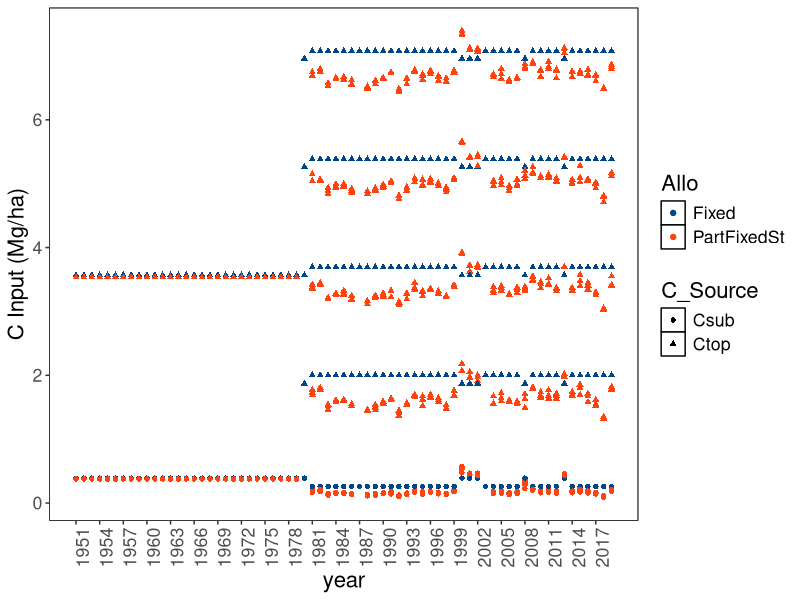

The R source for this figure:
library(tidyverse)
library(ggthemes)

theme_set(theme_bw())
theme_update(panel.grid = element_blank())

# LTE data ----

# data with SOC and N content at plot scale from Jensen 2022 & Jensen 2023

soil_plots <- read.table(
  "data_lte/Soil_parameters_Soil_C_N.txt",
  sep = "\t",
  dec = ".",
  header = T
) |>
  pivot_longer(
    cols = c(starts_with("C_"), starts_with("N_")),
    names_sep =  "_",
    names_to = c('variable', 'year')#,
    #values_to =c('C','N')
  ) |>
  pivot_wider(names_from = 'variable',
              values_from = 'value') |>
  mutate(Topsoil_C_obs=25*ifelse(year==1981,1.54,Bulk_Density_2020)*C,
         CN=C/N,
         year=as.numeric(year),
         year2=year*year,
         plotyear=interaction(Sample_ID,year))|>
  filter(Cover_Crop == 'Without')

# we expand the table for the two alternative calculations for
# C inputs and the simulation period

scn_plot <- expand.grid(
  "Allo" = c("Fixed", "PartFixedSt"),
  "plot" = unique(soil_plots$Sample_ID)
) |>
  mutate(id = row_number())

scn_plot_year <- merge(scn_plot, soil_plots, by.x = 'plot',
                       by.y = 'Sample_ID') |>
  mutate(plotyear = interaction(plot, year),
         scn_name =
           paste(Allo, plot, sep = "_"))

plot_est <-
  read.table("data_lte/plot_est.txt", sep = "\t", header = T) |>
  mutate(plotyear = interaction(Sample_ID, year)) |>
  mutate(
    Straw_DM = as.numeric(ifelse(
      between(year, 1951, 1979),
      3.242505,
      paste(Straw_DM)
    )),

    Grain_DM = as.numeric(ifelse(
      between(year, 1951, 1979),
      3.361815,
      paste(Grain_DM)
    )),
    Straw_Rate = as.numeric(ifelse(
      between(year, 1951, 1979),
      4,
      recode(
        Sample_ID,
        "201" = "0","606" = "0", "708" = "0",
        "208" = "4","301" = "4","706" = "4",
        "206" = "8","308" = "8","601" = "8",
        "608" = "12","306" = "12", "701" = "12"
      )
    ))
  )

# C inputs calculations ----

plot_Cinp <-
  merge(x = plot_est,
        y = scn_plot,
        by.x = 'Sample_ID',
        by.y = 'plot') |>
  mutate(
    RE = as.numeric(
      recode(
        Crop,
        "SpringBarley" = '0.8',
        'SpringWheat' = '0.7',
        'WinterWheat' = '0.7'
      )
    ),
    CB = as.numeric(
      recode(
        Crop,
        "SpringBarley" = '0.423',
        'SpringWheat' = '0.424',
        'WinterWheat' = '0.424'
      )
    ),
    SB = 0,

    RB = as.numeric(
      recode(
        Crop,
        "SpringBarley" = '0.17',
        'SpringWheat' = '0.25',
        'WinterWheat' = '0.25'
      )
    )
  ) |>
  mutate(HI = ifelse(
    Allo == "Fixed",
    0.45,
    (Grain_DM * CB) / (Straw_DM * CB + Grain_DM * CB + 0.96) # 0.96 for WW
  )) |>
  mutate(Cresid = 0.96 + Straw_Rate * CB,
         Cbelow = ifelse(Allo == "Fixed", 1.3,
                         (RB / ((
                           1 - RB
                         ) * HI) * (Grain_DM * CB)))) |>
  mutate(
    Ctop = Cresid + (RE * Cbelow),
    Csub = Cbelow * (1 - RE),
    Cman = Slurry_C,
    scn_name = interaction(Allo, Sample_ID),
    idyear = interaction(id, year),
    Crop = "Grain"
  ) |>
  arrange(id, year)
# check
table(plot_Cinp$Straw_Rate, plot_Cinp$Sample_ID)

plot_Cinp |>
  pivot_longer(cols = c(Ctop,Csub), names_to = "C_Source") |>
  group_by(year,C_Source,Sample_ID,Allo) |>
  summarise(mean = mean(value),
            sdDM=sd(value)#/sqrt(n())
  ) |>
  ggplot(aes(y=mean, x=year, col=Allo, shape=C_Source)) +
  scale_x_continuous(breaks = seq(1951,2019,3), minor_breaks = NULL)+
  geom_point() +
  scale_color_calc()+
  labs(y="C Input (Mg/ha)")+
  theme(axis.text.x = element_text(angle = 90), text=element_text(size=16),
        panel.background = NULL)

## Toy example

rctool_toy_cinp <- plot_Cinp |>
  filter(Sample_ID == "208" &Allo == "Fixed") |>
  select(c(year, Ctop, Csub,Cman))

write.table(rctool_toy_cinp,"data_lte/rctool_toy_SR4.txt",
            row.names = FALSE)
